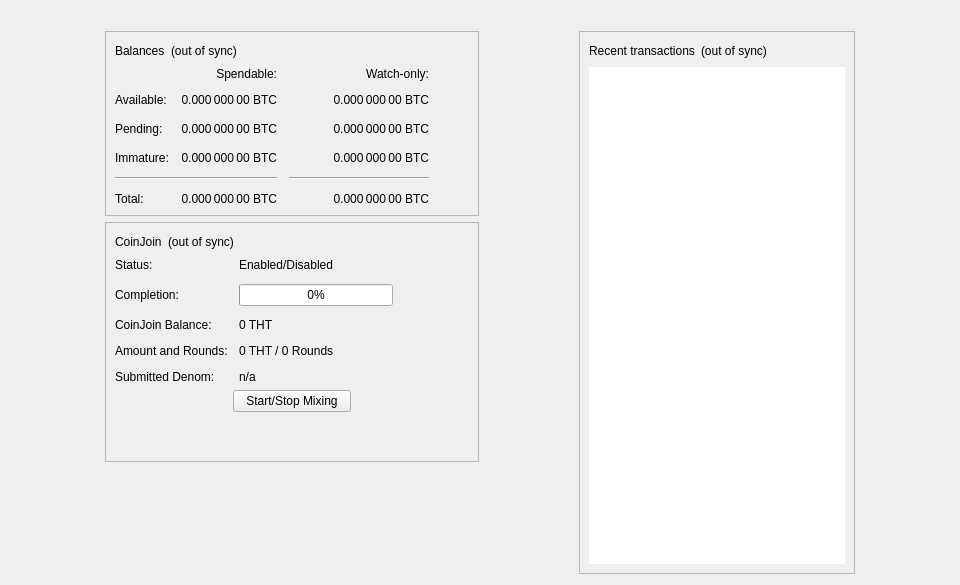
<?xml version="1.0" encoding="UTF-8"?>
<ui version="4.0">
 <class>OverviewPage</class>
 <widget class="QWidget" name="OverviewPage">
  <property name="geometry">
   <rect>
    <x>0</x>
    <y>0</y>
    <width>960</width>
    <height>585</height>
   </rect>
  </property>
  <property name="minimumSize">
   <size>
    <width>960</width>
    <height>0</height>
   </size>
  </property>
  <property name="windowTitle">
   <string>Form</string>
  </property>
  <layout class="QVBoxLayout" name="topLayout">
   <item>
    <widget class="QLabel" name="labelAlerts">
     <property name="visible">
      <bool>false</bool>
     </property>
     <property name="wordWrap">
      <bool>true</bool>
     </property>
     <property name="margin">
      <number>3</number>
     </property>
     <property name="textInteractionFlags">
      <set>Qt::TextSelectableByMouse</set>
     </property>
    </widget>
   </item>
   <item>
    <layout class="QHBoxLayout" name="horizontalLayout" stretch="1,0,1,0,1">
     <item>
      <spacer name="horizontalSpacerLeft">
       <property name="orientation">
        <enum>Qt::Horizontal</enum>
       </property>
       <property name="sizeType">
        <enum>QSizePolicy::Preferred</enum>
       </property>
       <property name="sizeHint" stdset="0">
        <size>
         <width>10</width>
         <height>20</height>
        </size>
       </property>
      </spacer>
     </item>
     <item>
      <layout class="QVBoxLayout" name="verticalLayout_2">
       <item>
        <widget class="QFrame" name="frame">
         <property name="frameShape">
          <enum>QFrame::StyledPanel</enum>
         </property>
         <property name="frameShadow">
          <enum>QFrame::Raised</enum>
         </property>
         <layout class="QVBoxLayout" name="verticalLayout_4">
          <item>
           <layout class="QHBoxLayout" name="horizontalLayout_4">
            <item>
             <widget class="QLabel" name="label_5">
              <property name="text">
               <string>Balances</string>
              </property>
             </widget>
            </item>
            <item>
             <widget class="QLabel" name="labelWalletStatus">
              <property name="toolTip">
               <string>The displayed information may be out of date. Your wallet automatically synchronizes with the Thought network after a connection is established, but this process has not completed yet.</string>
              </property>
              <property name="text">
               <string notr="true">(out of sync)</string>
              </property>
              <property name="alignment">
               <set>Qt::AlignLeading|Qt::AlignLeft|Qt::AlignVCenter</set>
              </property>
             </widget>
            </item>
            <item>
             <spacer name="horizontalSpacer_3">
              <property name="orientation">
               <enum>Qt::Horizontal</enum>
              </property>
              <property name="sizeHint" stdset="0">
               <size>
                <width>40</width>
                <height>20</height>
               </size>
              </property>
             </spacer>
            </item>
           </layout>
          </item>
          <item>
           <layout class="QGridLayout" name="gridLayout">
            <property name="spacing">
             <number>12</number>
            </property>
            <item row="2" column="2">
             <widget class="QLabel" name="labelWatchPending">
              <property name="cursor">
               <cursorShape>IBeamCursor</cursorShape>
              </property>
              <property name="toolTip">
               <string>Unconfirmed transactions to watch-only addresses</string>
              </property>
              <property name="text">
               <string notr="true">0.000 000 00 BTC</string>
              </property>
              <property name="alignment">
               <set>Qt::AlignRight|Qt::AlignTrailing|Qt::AlignVCenter</set>
              </property>
              <property name="textInteractionFlags">
               <set>Qt::LinksAccessibleByMouse|Qt::TextSelectableByKeyboard|Qt::TextSelectableByMouse</set>
              </property>
             </widget>
            </item>
            <item row="2" column="1">
             <widget class="QLabel" name="labelUnconfirmed">
              <property name="cursor">
               <cursorShape>IBeamCursor</cursorShape>
              </property>
              <property name="toolTip">
               <string>Total of transactions that have yet to be confirmed, and do not yet count toward the spendable balance</string>
              </property>
              <property name="text">
               <string notr="true">0.000 000 00 BTC</string>
              </property>
              <property name="alignment">
               <set>Qt::AlignRight|Qt::AlignTrailing|Qt::AlignVCenter</set>
              </property>
              <property name="textInteractionFlags">
               <set>Qt::LinksAccessibleByMouse|Qt::TextSelectableByKeyboard|Qt::TextSelectableByMouse</set>
              </property>
             </widget>
            </item>
            <item row="3" column="2">
             <widget class="QLabel" name="labelWatchImmature">
              <property name="cursor">
               <cursorShape>IBeamCursor</cursorShape>
              </property>
              <property name="toolTip">
               <string>Mined balance in watch-only addresses that has not yet matured</string>
              </property>
              <property name="text">
               <string notr="true">0.000 000 00 BTC</string>
              </property>
              <property name="alignment">
               <set>Qt::AlignRight|Qt::AlignTrailing|Qt::AlignVCenter</set>
              </property>
              <property name="textInteractionFlags">
               <set>Qt::LinksAccessibleByMouse|Qt::TextSelectableByKeyboard|Qt::TextSelectableByMouse</set>
              </property>
             </widget>
            </item>
            <item row="4" column="0" colspan="2">
             <widget class="Line" name="lineSpendableBalance">
              <property name="orientation">
               <enum>Qt::Horizontal</enum>
              </property>
             </widget>
            </item>
            <item row="4" column="2">
             <widget class="Line" name="lineWatchBalance">
              <property name="sizePolicy">
               <sizepolicy hsizetype="Preferred" vsizetype="Fixed">
                <horstretch>0</horstretch>
                <verstretch>0</verstretch>
               </sizepolicy>
              </property>
              <property name="minimumSize">
               <size>
                <width>140</width>
                <height>0</height>
               </size>
              </property>
              <property name="orientation">
               <enum>Qt::Horizontal</enum>
              </property>
             </widget>
            </item>
            <item row="5" column="0">
             <widget class="QLabel" name="labelTotalText">
              <property name="text">
               <string>Total:</string>
              </property>
             </widget>
            </item>
            <item row="3" column="1">
             <widget class="QLabel" name="labelImmature">
              <property name="cursor">
               <cursorShape>IBeamCursor</cursorShape>
              </property>
              <property name="toolTip">
               <string>Mined balance that has not yet matured</string>
              </property>
              <property name="text">
               <string notr="true">0.000 000 00 BTC</string>
              </property>
              <property name="alignment">
               <set>Qt::AlignRight|Qt::AlignTrailing|Qt::AlignVCenter</set>
              </property>
              <property name="textInteractionFlags">
               <set>Qt::LinksAccessibleByMouse|Qt::TextSelectableByKeyboard|Qt::TextSelectableByMouse</set>
              </property>
             </widget>
            </item>
            <item row="2" column="3">
             <spacer name="horizontalSpacer_2">
              <property name="orientation">
               <enum>Qt::Horizontal</enum>
              </property>
              <property name="sizeHint" stdset="0">
               <size>
                <width>40</width>
                <height>20</height>
               </size>
              </property>
             </spacer>
            </item>
            <item row="3" column="0">
             <widget class="QLabel" name="labelImmatureText">
              <property name="text">
               <string>Immature:</string>
              </property>
             </widget>
            </item>
            <item row="5" column="1">
             <widget class="QLabel" name="labelTotal">
              <property name="cursor">
               <cursorShape>IBeamCursor</cursorShape>
              </property>
              <property name="toolTip">
               <string>Your current total balance</string>
              </property>
              <property name="text">
               <string notr="true">0.000 000 00 BTC</string>
              </property>
              <property name="alignment">
               <set>Qt::AlignRight|Qt::AlignTrailing|Qt::AlignVCenter</set>
              </property>
              <property name="textInteractionFlags">
               <set>Qt::LinksAccessibleByMouse|Qt::TextSelectableByKeyboard|Qt::TextSelectableByMouse</set>
              </property>
             </widget>
            </item>
            <item row="5" column="2">
             <widget class="QLabel" name="labelWatchTotal">
              <property name="cursor">
               <cursorShape>IBeamCursor</cursorShape>
              </property>
              <property name="toolTip">
               <string>Current total balance in watch-only addresses</string>
              </property>
              <property name="text">
               <string notr="true">0.000 000 00 BTC</string>
              </property>
              <property name="alignment">
               <set>Qt::AlignRight|Qt::AlignTrailing|Qt::AlignVCenter</set>
              </property>
              <property name="textInteractionFlags">
               <set>Qt::LinksAccessibleByMouse|Qt::TextSelectableByKeyboard|Qt::TextSelectableByMouse</set>
              </property>
             </widget>
            </item>
            <item row="0" column="2">
             <widget class="QLabel" name="labelWatchonly">
              <property name="text">
               <string>Watch-only:</string>
              </property>
              <property name="alignment">
               <set>Qt::AlignRight|Qt::AlignTrailing|Qt::AlignVCenter</set>
              </property>
             </widget>
            </item>
            <item row="1" column="0">
             <widget class="QLabel" name="labelBalanceText">
              <property name="text">
               <string>Available:</string>
              </property>
             </widget>
            </item>
            <item row="1" column="1">
             <widget class="QLabel" name="labelBalance">
              <property name="cursor">
               <cursorShape>IBeamCursor</cursorShape>
              </property>
              <property name="toolTip">
               <string>Your current spendable balance</string>
              </property>
              <property name="text">
               <string notr="true">0.000 000 00 BTC</string>
              </property>
              <property name="alignment">
               <set>Qt::AlignRight|Qt::AlignTrailing|Qt::AlignVCenter</set>
              </property>
              <property name="textInteractionFlags">
               <set>Qt::LinksAccessibleByMouse|Qt::TextSelectableByKeyboard|Qt::TextSelectableByMouse</set>
              </property>
             </widget>
            </item>
            <item row="1" column="2">
             <widget class="QLabel" name="labelWatchAvailable">
              <property name="cursor">
               <cursorShape>IBeamCursor</cursorShape>
              </property>
              <property name="toolTip">
               <string>Your current balance in watch-only addresses</string>
              </property>
              <property name="text">
               <string notr="true">0.000 000 00 BTC</string>
              </property>
              <property name="alignment">
               <set>Qt::AlignRight|Qt::AlignTrailing|Qt::AlignVCenter</set>
              </property>
              <property name="textInteractionFlags">
               <set>Qt::LinksAccessibleByMouse|Qt::TextSelectableByKeyboard|Qt::TextSelectableByMouse</set>
              </property>
             </widget>
            </item>
            <item row="2" column="0">
             <widget class="QLabel" name="labelPendingText">
              <property name="text">
               <string>Pending:</string>
              </property>
             </widget>
            </item>
            <item row="0" column="1">
             <widget class="QLabel" name="labelSpendable">
              <property name="text">
               <string>Spendable:</string>
              </property>
              <property name="alignment">
               <set>Qt::AlignRight|Qt::AlignTrailing|Qt::AlignVCenter</set>
              </property>
             </widget>
            </item>
           </layout>
          </item>
         </layout>
        </widget>
       </item>
       <item>
        <widget class="QFrame" name="frameCoinJoin">
         <property name="layoutDirection">
          <enum>Qt::LeftToRight</enum>
         </property>
         <property name="frameShape">
          <enum>QFrame::StyledPanel</enum>
         </property>
         <property name="frameShadow">
          <enum>QFrame::Raised</enum>
         </property>
         <layout class="QVBoxLayout" name="VerticalLayout_PS1">
          <item>
           <layout class="QHBoxLayout" name="horizontalLayout_5">
            <item>
             <widget class="QLabel" name="labelCoinJoinHeader">
              <property name="text">
               <string notr="true">CoinJoin</string>
              </property>
             </widget>
            </item>
            <item>
             <widget class="QLabel" name="labelCoinJoinSyncStatus">
              <property name="toolTip">
               <string>The displayed information may be out of date. Your wallet automatically synchronizes with the Thought network after a connection is established, but this process has not completed yet.</string>
              </property>
              <property name="text">
               <string notr="true">(out of sync)</string>
              </property>
              <property name="alignment">
               <set>Qt::AlignLeading|Qt::AlignLeft|Qt::AlignVCenter</set>
              </property>
             </widget>
            </item>
            <item>
             <spacer name="horizontalSpacer_4">
              <property name="orientation">
               <enum>Qt::Horizontal</enum>
              </property>
              <property name="sizeHint" stdset="0">
               <size>
                <width>40</width>
                <height>20</height>
               </size>
              </property>
             </spacer>
            </item>
           </layout>
          </item>
          <item>
           <layout class="QFormLayout" name="coinJoinFormLayout">
            <property name="fieldGrowthPolicy">
             <enum>QFormLayout::AllNonFixedFieldsGrow</enum>
            </property>
            <property name="horizontalSpacing">
             <number>11</number>
            </property>
            <property name="verticalSpacing">
             <number>12</number>
            </property>
            <item row="0" column="0">
             <widget class="QLabel" name="labelCoinJoinEnabledText">
              <property name="text">
               <string>Status:</string>
              </property>
             </widget>
            </item>
            <item row="0" column="1">
             <widget class="QLabel" name="labelCoinJoinEnabled">
              <property name="text">
               <string>Enabled/Disabled</string>
              </property>
             </widget>
            </item>
            <item row="1" column="0">
             <widget class="QLabel" name="labelCompletitionText">
              <property name="text">
               <string>Completion:</string>
              </property>
             </widget>
            </item>
            <item row="1" column="1">
             <widget class="QProgressBar" name="coinJoinProgress">
              <property name="maximumSize">
               <size>
                <width>154</width>
                <height>16777215</height>
               </size>
              </property>
              <property name="value">
               <number>0</number>
              </property>
             </widget>
            </item>
            <item row="2" column="0">
             <widget class="QLabel" name="labelAnonymizedText">
              <property name="text">
               <string notr="true">CoinJoin Balance:</string>
              </property>
             </widget>
            </item>
            <item row="2" column="1">
             <widget class="QLabel" name="labelAnonymized">
              <property name="text">
               <string notr="true">0 THT</string>
              </property>
             </widget>
            </item>
            <item row="3" column="0">
             <widget class="QLabel" name="labelAmountAndRoundsText">
              <property name="text">
               <string>Amount and Rounds:</string>
              </property>
             </widget>
            </item>
            <item row="3" column="1">
             <widget class="QLabel" name="labelAmountRounds">
              <property name="text">
               <string>0 THT / 0 Rounds</string>
              </property>
             </widget>
            </item>
            <item row="4" column="0">
             <widget class="QLabel" name="labelSubmittedDenomText">
              <property name="text">
               <string>Submitted Denom:</string>
              </property>
             </widget>
            </item>
            <item row="4" column="1">
             <widget class="QLabel" name="labelSubmittedDenom">
              <property name="toolTip">
               <string>The denominations you submitted to the Masternode.&lt;br&gt;To mix, other users must submit the exact same denominations.</string>
              </property>
              <property name="text">
               <string>n/a</string>
              </property>
              <property name="wordWrap">
               <bool>true</bool>
              </property>
             </widget>
            </item>
           </layout>
          </item>
          <item>
           <layout class="QVBoxLayout" name="VerticalLayout_PS">
            <item>
             <layout class="QHBoxLayout" name="horizontalLayout_3">
              <property name="topMargin">
               <number>0</number>
              </property>
              <item>
               <spacer name="horizontalSpacer_5">
                <property name="orientation">
                 <enum>Qt::Horizontal</enum>
                </property>
                <property name="sizeHint" stdset="0">
                 <size>
                  <width>40</width>
                  <height>20</height>
                 </size>
                </property>
               </spacer>
              </item>
              <item>
               <widget class="QPushButton" name="toggleCoinJoin">
                <property name="sizePolicy">
                 <sizepolicy hsizetype="MinimumExpanding" vsizetype="Fixed">
                  <horstretch>0</horstretch>
                  <verstretch>0</verstretch>
                 </sizepolicy>
                </property>
                <property name="text">
                 <string>Start/Stop Mixing</string>
                </property>
               </widget>
              </item>
              <item>
               <spacer name="horizontalSpacer_6">
                <property name="orientation">
                 <enum>Qt::Horizontal</enum>
                </property>
                <property name="sizeHint" stdset="0">
                 <size>
                  <width>40</width>
                  <height>20</height>
                 </size>
                </property>
               </spacer>
              </item>
             </layout>
            </item>
            <item>
             <spacer name="verticalSpacer_3">
              <property name="orientation">
               <enum>Qt::Vertical</enum>
              </property>
              <property name="sizeHint" stdset="0">
               <size>
                <width>20</width>
                <height>40</height>
               </size>
              </property>
             </spacer>
            </item>
           </layout>
          </item>
         </layout>
        </widget>
       </item>
       <item>
        <spacer name="verticalSpacer">
         <property name="orientation">
          <enum>Qt::Vertical</enum>
         </property>
         <property name="sizeHint" stdset="0">
          <size>
           <width>20</width>
           <height>40</height>
          </size>
         </property>
        </spacer>
       </item>
      </layout>
     </item>
     <item>
      <spacer name="horizontalSpacerCenter">
       <property name="orientation">
        <enum>Qt::Horizontal</enum>
       </property>
       <property name="sizeHint" stdset="0">
        <size>
         <width>10</width>
         <height>20</height>
        </size>
       </property>
      </spacer>
     </item>
     <item>
      <layout class="QVBoxLayout" name="verticalLayout_3">
       <item>
        <widget class="QFrame" name="frame_2">
         <property name="frameShape">
          <enum>QFrame::StyledPanel</enum>
         </property>
         <property name="frameShadow">
          <enum>QFrame::Raised</enum>
         </property>
         <layout class="QVBoxLayout" name="verticalLayout">
          <item>
           <layout class="QHBoxLayout" name="horizontalLayout_2">
            <item>
             <widget class="QLabel" name="label_4">
              <property name="text">
               <string>Recent transactions</string>
              </property>
             </widget>
            </item>
            <item>
             <widget class="QLabel" name="labelTransactionsStatus">
              <property name="toolTip">
               <string>The displayed information may be out of date. Your wallet automatically synchronizes with the Thought network after a connection is established, but this process has not completed yet.</string>
              </property>
              <property name="text">
               <string notr="true">(out of sync)</string>
              </property>
              <property name="alignment">
               <set>Qt::AlignLeading|Qt::AlignLeft|Qt::AlignVCenter</set>
              </property>
             </widget>
            </item>
            <item>
             <spacer name="horizontalSpacer">
              <property name="orientation">
               <enum>Qt::Horizontal</enum>
              </property>
              <property name="sizeHint" stdset="0">
               <size>
                <width>40</width>
                <height>20</height>
               </size>
              </property>
             </spacer>
            </item>
           </layout>
          </item>
          <item>
           <widget class="QListView" name="listTransactions">
            <property name="frameShape">
             <enum>QFrame::NoFrame</enum>
            </property>
            <property name="verticalScrollBarPolicy">
             <enum>Qt::ScrollBarAlwaysOff</enum>
            </property>
            <property name="horizontalScrollBarPolicy">
             <enum>Qt::ScrollBarAlwaysOff</enum>
            </property>
            <property name="selectionMode">
             <enum>QAbstractItemView::NoSelection</enum>
            </property>
           </widget>
          </item>
         </layout>
        </widget>
       </item>
      </layout>
     </item>
     <item>
      <spacer name="horizontalSpacerRight">
       <property name="orientation">
        <enum>Qt::Horizontal</enum>
       </property>
       <property name="sizeType">
        <enum>QSizePolicy::Preferred</enum>
       </property>
       <property name="sizeHint" stdset="0">
        <size>
         <width>10</width>
         <height>20</height>
        </size>
       </property>
      </spacer>
     </item>
    </layout>
   </item>
  </layout>
 </widget>
 <resources/>
 <connections/>
</ui>
